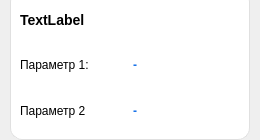
<?xml version="1.0" encoding="UTF-8"?>
<ui version="4.0">
 <class>Form</class>
 <widget class="QWidget" name="Form">
  <property name="geometry">
   <rect>
    <x>0</x>
    <y>0</y>
    <width>260</width>
    <height>140</height>
   </rect>
  </property>
  <property name="minimumSize">
   <size>
    <width>260</width>
    <height>140</height>
   </size>
  </property>
  <property name="maximumSize">
   <size>
    <width>260</width>
    <height>140</height>
   </size>
  </property>
  <property name="windowTitle">
   <string>Form</string>
  </property>
  <widget class="QFrame" name="frame">
   <property name="geometry">
    <rect>
     <x>10</x>
     <y>-10</y>
     <width>240</width>
     <height>150</height>
    </rect>
   </property>
   <property name="minimumSize">
    <size>
     <width>240</width>
     <height>150</height>
    </size>
   </property>
   <property name="maximumSize">
    <size>
     <width>240</width>
     <height>150</height>
    </size>
   </property>
   <property name="styleSheet">
    <string notr="true">QFrame {
    background-color: white;
    border-radius: 12px;
    border: 1px solid #e0e0e0;
}
QLabel { border: none; background: transparent; }</string>
   </property>
   <property name="frameShape">
    <enum>QFrame::StyledPanel</enum>
   </property>
   <property name="frameShadow">
    <enum>QFrame::Raised</enum>
   </property>
   <layout class="QVBoxLayout" name="verticalLayout">
    <item>
     <widget class="QLabel" name="lblTitle">
      <property name="styleSheet">
       <string notr="true">font-weight: bold; font-size: 14px;
color: #000000;</string>
      </property>
      <property name="text">
       <string>TextLabel</string>
      </property>
     </widget>
    </item>
    <item>
     <layout class="QHBoxLayout" name="horizontalLayout">
      <item>
       <widget class="QLabel" name="lblParam1Name">
        <property name="styleSheet">
         <string notr="true">color: #000000;</string>
        </property>
        <property name="text">
         <string>Параметр 1:</string>
        </property>
       </widget>
      </item>
      <item>
       <widget class="QLabel" name="lblParam1Value">
        <property name="styleSheet">
         <string notr="true">color: #1a73e8;
font-weight: bold;</string>
        </property>
        <property name="text">
         <string>-</string>
        </property>
       </widget>
      </item>
     </layout>
    </item>
    <item>
     <layout class="QHBoxLayout" name="horizontalLayout_2">
      <item>
       <widget class="QLabel" name="lblParam2Name">
        <property name="styleSheet">
         <string notr="true">color: #000000;</string>
        </property>
        <property name="text">
         <string>Параметр 2</string>
        </property>
       </widget>
      </item>
      <item>
       <widget class="QLabel" name="lblParam2Value">
        <property name="styleSheet">
         <string notr="true">color: #1a73e8;
font-weight: bold;</string>
        </property>
        <property name="text">
         <string>-</string>
        </property>
       </widget>
      </item>
     </layout>
    </item>
   </layout>
  </widget>
 </widget>
 <resources/>
 <connections/>
</ui>
